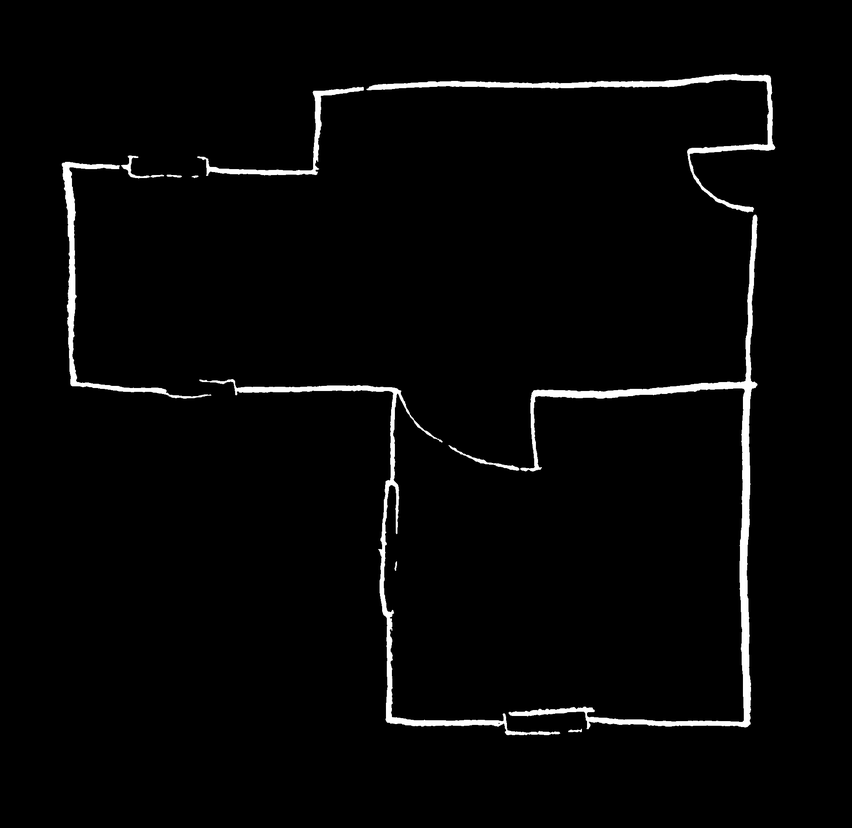
#> input picture data/intermediate/binary_wall_mask.png, 852 x 828 px, shrunk from 2000 x 1944 before the run
$ python stage4_room_detection.py
#> lines starting #> are read from the running program, lines starting #| are printed output that depends on the picture; after the words box and inside, x2 and y2 are one past the last pixel; in counts of white or black regions, pixels touching at a corner belong together
# stage4_room_detection.py
#
# Stage 4 – Room Detection via Flood Fill (Connected Components)
#
# Detect enclosed rooms directly from the binary wall mask using
# connected component analysis (flood fill).
#
# Input:  data/intermediate/binary_wall_mask.png (from Stage 1)
# Output: data/intermediate/room_polygons.json
#         data/intermediate/room_detection_overlay.png
#
# Algorithm:
#   1. Load binary wall mask (walls = 255, background = 0)
#   2. Invert mask (walls = 0, free space = 255)
#   3. Apply light morphological closing (3x3) to seal 1-2px leaks
#   4. Run connectedComponents to find enclosed regions
#   5. Ignore label 0 (background outside building)
#   6. Filter regions by area and border-touching
#   7. Extract and approximate contours
#   8. Store polygon vertices in room_polygons.json

import sys
import os
import json
import math
import numpy as np
import cv2
from collections import defaultdict


# -- Tolerances ---------------------------------------------------------------
MIN_ROOM_AREA_RATIO = 0.005  # Minimum room area as fraction of image (0.5%)
POLY_EPSILON = 3            # Contour approximation epsilon in pixels
MORPH_KERNEL_SIZE = 3       # Closing kernel to seal tiny leaks


# =============================================================================
# 1. Load binary wall mask
# =============================================================================

def load_wall_mask(mask_path=None):
    """Load binary wall mask from Stage 1 output."""
    if mask_path is None:
        mask_path = os.path.join("data", "intermediate", "binary_wall_mask.png")

    if not os.path.exists(mask_path):
        raise FileNotFoundError(f"Binary wall mask not found: {mask_path}")

    mask = cv2.imread(mask_path, cv2.IMREAD_GRAYSCALE)
    if mask is None:
        raise ValueError(f"Failed to load wall mask: {mask_path}")

    print(f"Loaded wall mask: {mask.shape[1]}x{mask.shape[0]}")
    return mask


# =============================================================================
# 2. Invert and preprocess mask
# =============================================================================

def preprocess_mask(mask):
    """
    Preprocess mask for robust room detection.

    Strategy:
    - Invert mask (free space = 255)
    - Seal only narrow gaps using distance transform
    """

    # Invert mask first
    free_space = cv2.bitwise_not(mask)

    # Distance transform (distance to nearest wall)
    dist = cv2.distanceTransform(free_space, cv2.DIST_L2, 5)

    # Threshold for narrow connections (tune 4–8 px)
    gap_threshold = 6

    # Remove narrow corridors
    sealed = free_space.copy()
    sealed[dist < gap_threshold] = 0

    print('Preprocessed: inverted + distance_transform sealing (thresh=6)')
    return sealed


# =============================================================================
# 3. Find connected components (enclosed regions)
# =============================================================================

def find_connected_regions(mask):
    """
    Find connected components in the preprocessed mask.

    Returns:
        num_labels: total number of labels (including background)
        labels: 2D array where each pixel has its component label
        stats: statistics for each component (x, y, width, height, area)
        centroids: centroid coordinates for each component
    """
    num_labels, labels, stats, centroids = cv2.connectedComponentsWithStats(
        mask, connectivity=8
    )

    print(f"Connected components: {num_labels - 1} regions (excluding background)")
    return num_labels, labels, stats, centroids


# =============================================================================
# 4. Filter regions to valid rooms
# =============================================================================

def filter_regions(num_labels, stats, img_shape):
    """
    Filter connected components to valid rooms.

    Strategy:
    - Remove components touching image border (exterior)
    - Keep remaining components above minimum area
    """
    h, w = img_shape[:2]
    total_area = h * w
    min_area = total_area * MIN_ROOM_AREA_RATIO

    valid_regions = []

    for label_id in range(1, num_labels):
        x = stats[label_id][cv2.CC_STAT_LEFT]
        y = stats[label_id][cv2.CC_STAT_TOP]
        width = stats[label_id][cv2.CC_STAT_WIDTH]
        height = stats[label_id][cv2.CC_STAT_HEIGHT]
        area = stats[label_id][cv2.CC_STAT_AREA]

        # Check if region touches border
        touches_border = (x == 0 or y == 0 or
                          x + width >= w or
                          y + height >= h)

        if touches_border:
            continue

        if area < min_area:
            continue

        valid_regions.append((label_id, area))

    print(f"After filtering: {len(valid_regions)} valid rooms (border regions removed)")
    return valid_regions


# =============================================================================
# 5. Extract and approximate contours
# =============================================================================

def extract_room_polygons(labels, valid_regions, img_shape):
    """
    Extract and approximate contours for each valid room region.

    Returns list of dicts with room_id, polygon, and area.
    """
    rooms = []

    for room_id, (label_id, area) in enumerate(valid_regions):
        # Create mask for this region
        region_mask = (labels == label_id).astype(np.uint8) * 255

        # Find contours
        contours, _ = cv2.findContours(
            region_mask, cv2.RETR_EXTERNAL, cv2.CHAIN_APPROX_SIMPLE
        )

        if not contours:
            continue

        # Get the largest contour (should be the room boundary)
        contour = max(contours, key=cv2.contourArea)

        # Approximate contour to reduce vertices
        epsilon = POLY_EPSILON
        approx = cv2.approxPolyDP(contour, epsilon, closed=True)

        # Convert to polygon format (list of [x, y] coordinates)
        polygon = approx.reshape(-1, 2).tolist()

        # Ensure polygon has at least 3 vertices
        if len(polygon) < 3:
            continue

        rooms.append({
            "room_id": room_id,
            "polygon": polygon,
            "area_px": round(float(area), 1)
        })

    print(f"Extracted {len(rooms)} room polygons (epsilon={POLY_EPSILON}px)")
    return rooms


# =============================================================================
# 6. Save outputs
# =============================================================================

def save_outputs(rooms, save_dir=None):
    """Save room polygons to JSON file."""
    if save_dir is None:
        save_dir = os.path.join("data", "intermediate")

    os.makedirs(save_dir, exist_ok=True)

    json_path = os.path.join(save_dir, "room_polygons.json")
    with open(json_path, "w", encoding="utf-8") as f:
        json.dump(rooms, f, indent=2)

    print(f"Saved -> {json_path}")


# =============================================================================
# 7. Visualization
# =============================================================================

def visualize(rooms, mask, save_dir=None):
    """Visualize detected rooms as colored polygons overlaid on wall mask."""
    if save_dir is None:
        save_dir = os.path.join("data", "intermediate")

    h, w = mask.shape[:2]

    # Create background from wall mask (dimmed)
    bg = cv2.cvtColor((mask * 0.35).astype(np.uint8), cv2.COLOR_GRAY2BGR)

    # Draw walls in white for contrast
    wall_overlay = bg.copy()
    wall_overlay[mask > 0] = (200, 200, 200)
    cv2.addWeighted(wall_overlay, 0.5, bg, 0.5, 0, bg)

    # Generate distinct colors for rooms
    colors = [
        (255, 200, 150),   # Light orange
        (150, 255, 200),   # Light green
        (200, 150, 255),   # Light purple
        (255, 255, 150),   # Light yellow
        (150, 200, 255),   # Light blue
        (255, 150, 200),   # Light pink
        (200, 255, 150),   # Light lime
        (150, 255, 255),   # Light cyan
    ]

    # Draw each room as a filled polygon
    for room in rooms:
        polygon = room["polygon"]
        color = colors[room["room_id"] % len(colors)]

        # Convert to numpy array for cv2.fillPoly
        pts = np.array(polygon, dtype=np.int32)
        pts = pts.reshape((-1, 1, 2))

        # Draw filled polygon with transparency effect
        overlay = bg.copy()
        cv2.fillPoly(overlay, [pts], color)
        cv2.addWeighted(overlay, 0.4, bg, 0.6, 0, bg)

        # Draw polygon outline
        cv2.polylines(bg, [pts], True, (0, 0, 0), 2)

        # Add room label at centroid
        cx = sum(p[0] for p in polygon) // len(polygon)
        cy = sum(p[1] for p in polygon) // len(polygon)
        label = f"R{room['room_id']}"
        cv2.putText(bg, label, (cx - 10, cy + 5),
                    cv2.FONT_HERSHEY_SIMPLEX, 0.5, (0, 0, 0), 2)
        cv2.putText(bg, label, (cx - 10, cy + 5),
                    cv2.FONT_HERSHEY_SIMPLEX, 0.5, (255, 255, 255), 1)

    # Save visualization
    out_path = os.path.join(save_dir, "room_detection_overlay.png")
    cv2.imwrite(out_path, bg)
    print(f"Visualization -> {out_path}")


# =============================================================================
# Main
# =============================================================================

def main():
    print("=" * 55)
    print("  Stage 4: Room Detection via Flood Fill")
    print("=" * 55)
    print()

    # 1. Load binary wall mask
    mask = load_wall_mask()
#> in load_wall_mask, mask is the input picture: shape (828, 852); min 0, max 255, mean 6.1
#| Loaded wall mask: 852x828

    # 2. Preprocess (invert + light closing)
    processed = preprocess_mask(mask)
#> in preprocess_mask, `sealed[dist < gap_threshold] = 0`:
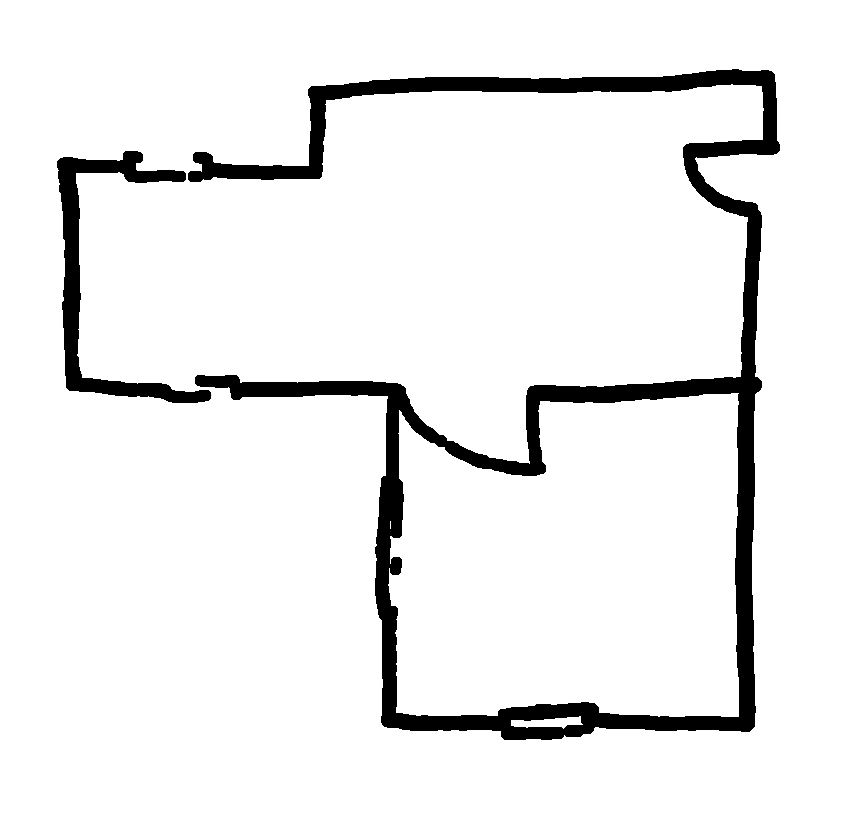
#> sealed: shape (828, 852); min 0, max 255, mean 237.1

    # 3. Find connected components
    num_labels, labels, stats, centroids = find_connected_regions(processed)
#> in find_connected_regions, `num_labels, labels, stats, centroids = cv2.connectedComponentsWithStat..`:
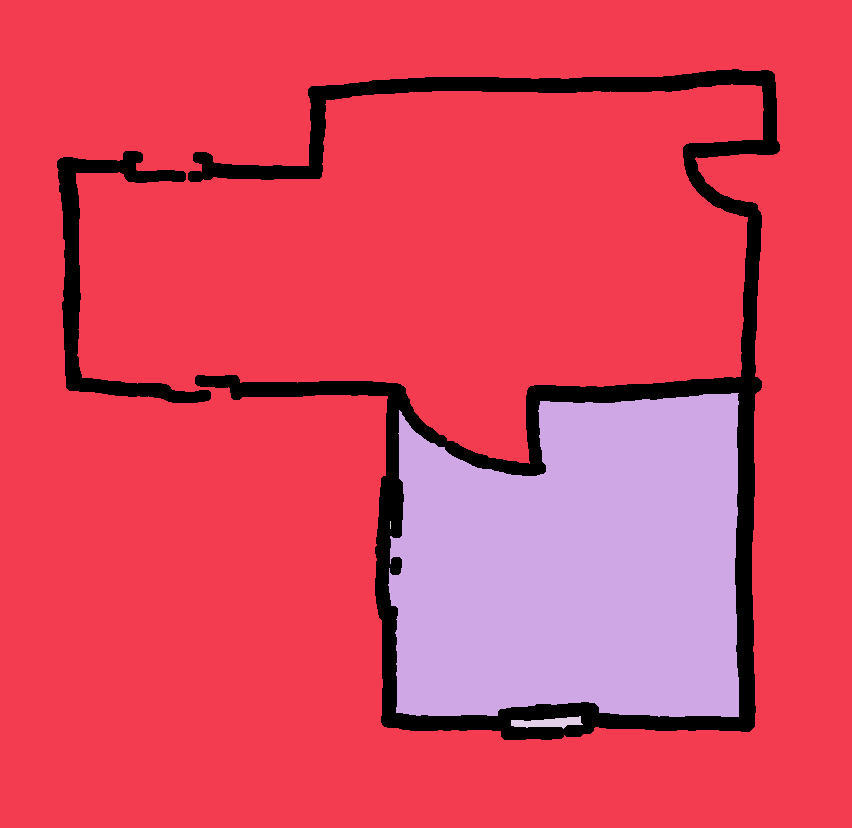
#> labels: shape (828, 852) int32; 5 distinct labels, from 0 to 4; one colour per label, 0 black
#> in find_connected_regions, `num_labels, labels, stats, centroids = cv2.connectedComponentsWithStat..`: num_labels = 5; stats = [[57, 69, 723, 671, 49550], [0, 0, 852, 828, 557228], [388, 393, 351, 324, 98131], [390, 521, 1, 8, 8], [511, 716, 72, 13, 539]]; centroids = [[484, 380.5], [393.9, 389.2], [574.6, 566.2], [390, 524.5], [547.7, 722.2]]
#| Connected components: 4 regions (excluding background)
#> num_labels = 5

    # 4. Filter to valid rooms
    valid_regions = filter_regions(num_labels, stats, mask.shape)
#> the loop in filter_regions, `for label_id in range(1, num_labels):` made 4 passes
#> after the loop in filter_regions, `for label_id in range(1, num_labels):`: valid_regions = [(2, 98131)]
#| After filtering: 1 valid rooms (border regions removed)
#> valid_regions = [(2, 98131)]

    # 5. Extract polygons
    rooms = extract_room_polygons(labels, valid_regions, mask.shape)
#> the loop in extract_room_polygons, `for room_id, (label_id, area) in enumerate(valid_regions):` made 1 pass
#> (room_id, label_id, area, epsilon) on pass 1: (0, 2, 98131, 3)
#> pass 1, in extract_room_polygons, `region_mask = (labels == label_id).astype(np.uint8) * 255`:
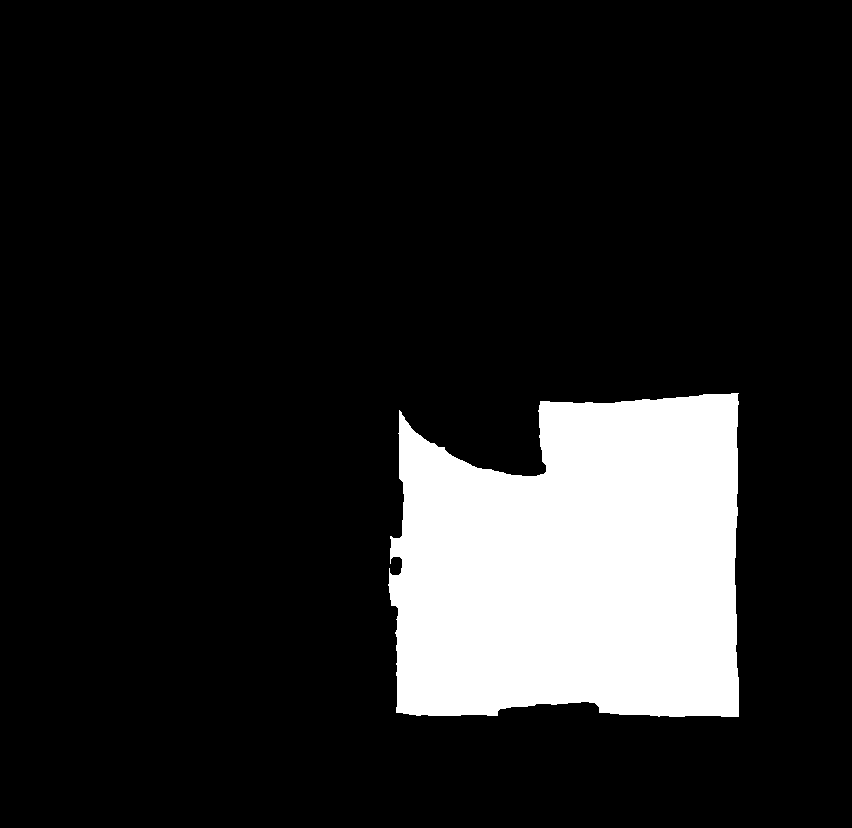
#> region_mask: shape (828, 852); 13.9% white; 1 white region, box (x1, y1, x2, y2) and area: (388, 393, 739, 717) 98131
#> after the loop in extract_room_polygons, `for room_id, (label_id, area) in enumerate(valid_regions):`: rooms = 1 item
#| Extracted 1 room polygons (epsilon=3px)
#> rooms = 1 item

    # 6. Save outputs
    save_outputs(rooms)

    # 7. Visualize
    visualize(rooms, mask)
#> in visualize, `wall_overlay[mask > 0] = (200, 200, 200)`: wall_overlay: shape (828, 852, 3); values 0 (black) and 200 (white), 4% white; 62 white regions (55 under 20 px), largest, box (x1, y1, x2, y2) and area: (197, 71, 778, 738) 21695, (59, 153, 212, 401) 4042, (197, 84, 364, 178) 2008
#> in visualize, `cv2.addWeighted(wall_overlay, 0.5, bg, 0.5, 0, bg)`:
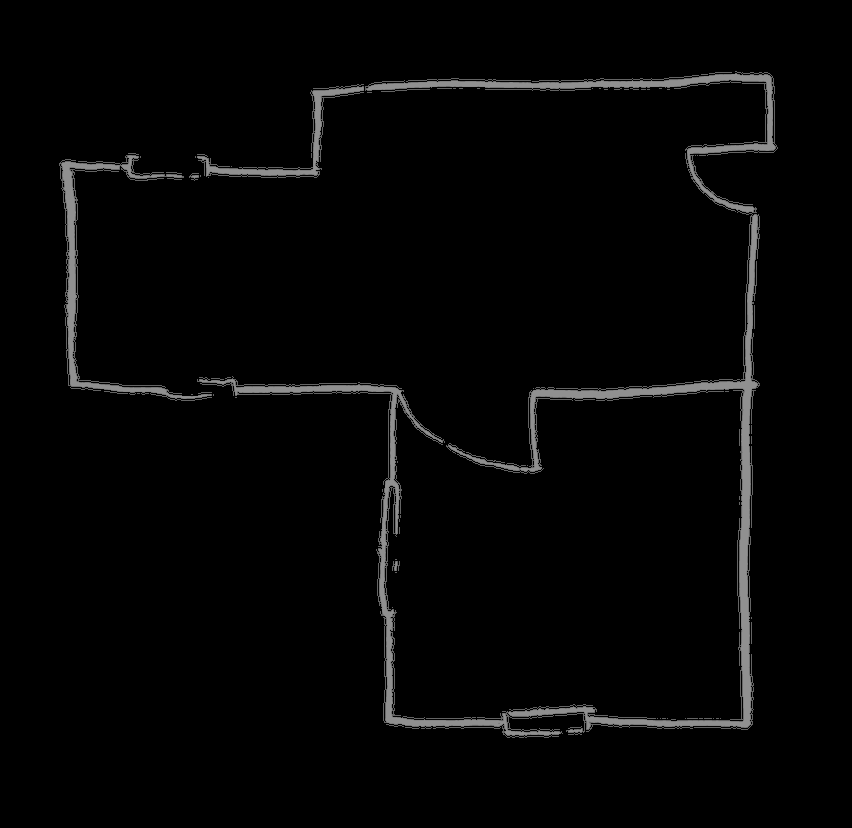
#> bg: shape (828, 852, 3); min 0, max 144, mean 5
#> the loop in visualize, `for room in rooms:` made 1 pass
#> (color, cx, cy, label) on pass 1: ((255, 200, 150), 492, 560, 'R0')
#> after the loop in visualize, `for room in rooms:`:
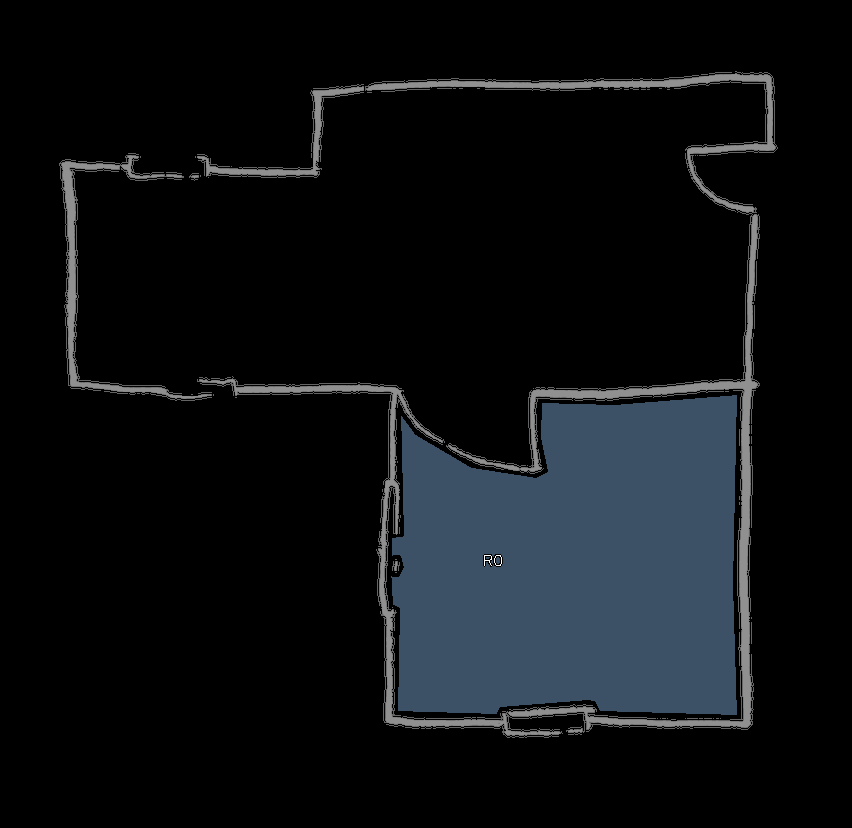
#> bg: shape (828, 852, 3); 13.48% of pixels changed, all inside (x1, y1, x2, y2) = (391, 395, 737, 715)
#> after the loop in visualize, `for room in rooms:`:
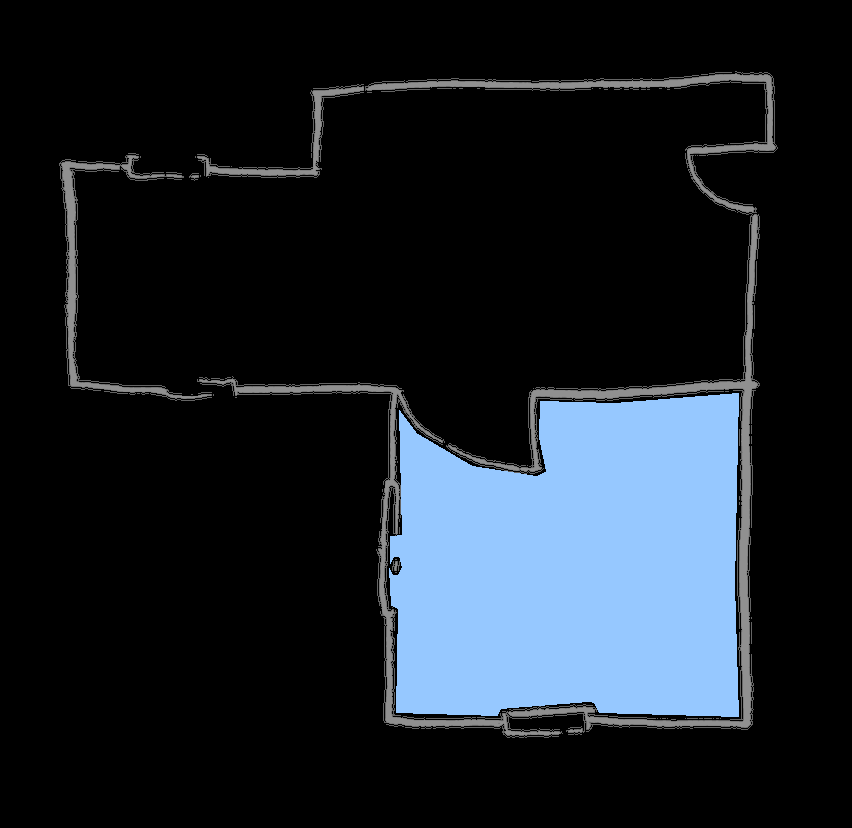
#> overlay: shape (828, 852, 3); mean B, G, R 40.5, 32.8, 25.9

    # Summary
    print()
    print(f"Detected {len(rooms)} rooms")
#| Detected 1 rooms
    if rooms:
        areas = [r["area_px"] for r in rooms]
#> areas = [98131]
        print(f"Area range: {min(areas):.0f} - {max(areas):.0f} px²")
#| Area range: 98131 - 98131 px²

    print("\nStage 4 completed successfully!")


if __name__ == "__main__":
    main()
